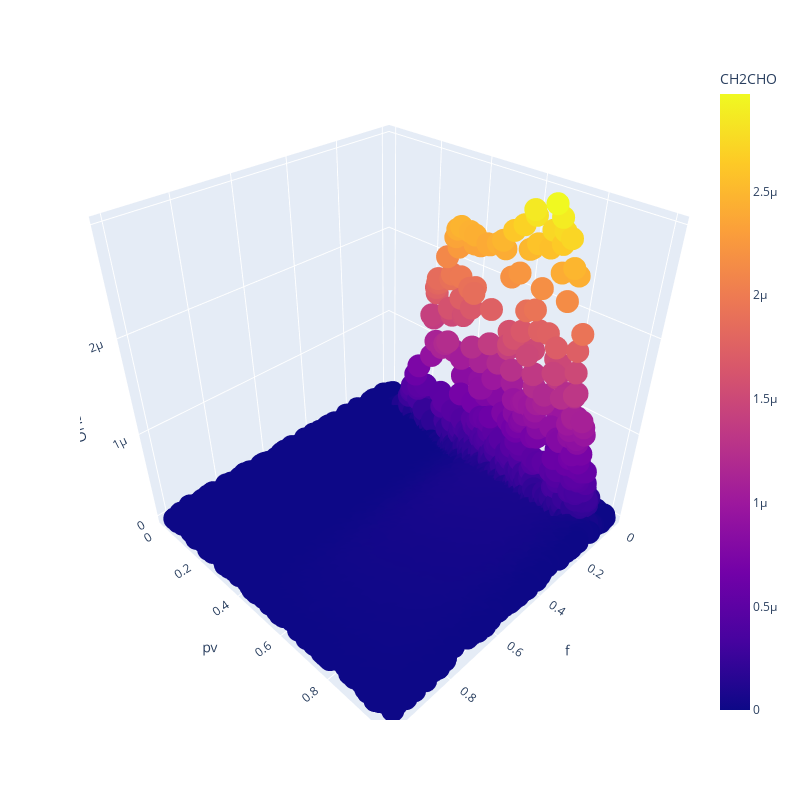
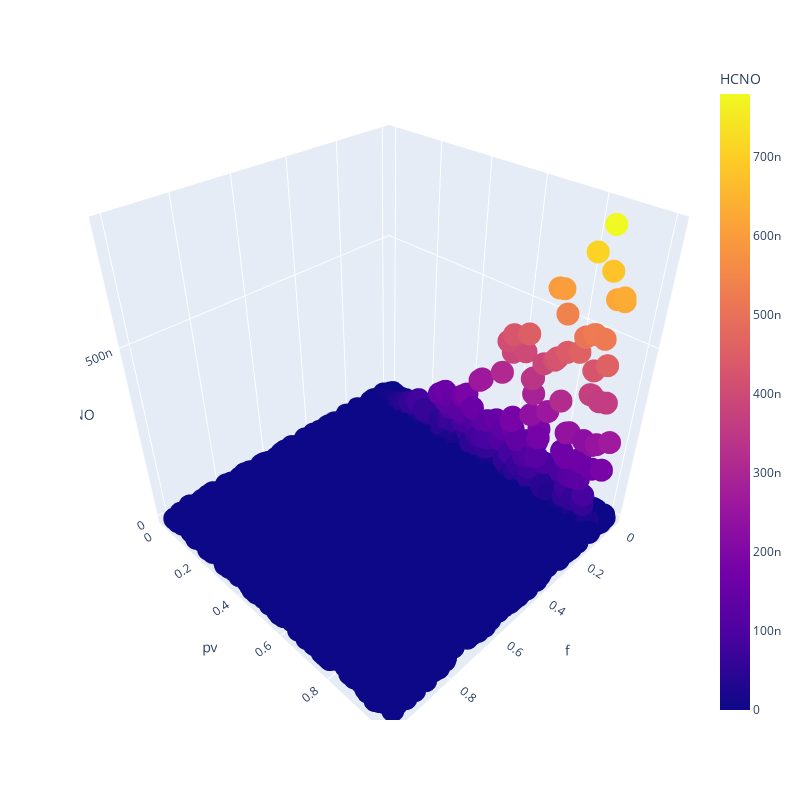
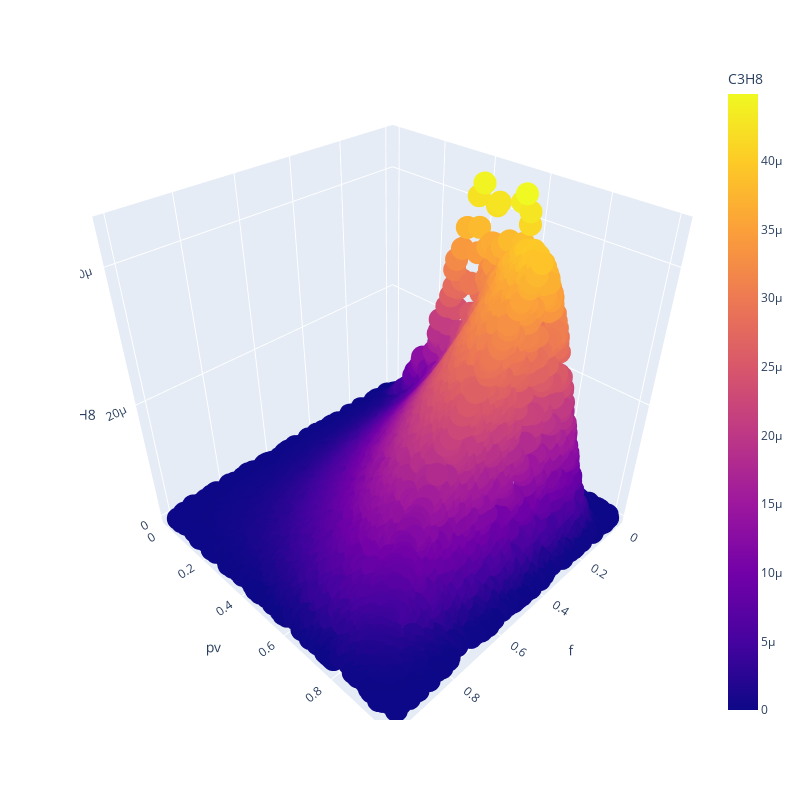

Notebook source saved alongside these figures, in order:
### Code cell
import random

import matplotlib.pyplot as plt
import plotly.express as px

from utils.data_reader import read_h5_data

input_features = ["f", "zeta", "pv"]

with open("GRI_species_order", "r") as f:
    labels = [a.rstrip() for a in f.readlines()]

# append other fields: heatrelease,  T, PVs
# labels.append('heatRelease')
labels.append("T")
labels.append("PVs")

#%%

x, y, df, in_scaler, out_scaler = read_h5_data(
    "./data/tables_of_fgm.h5",
    input_features=input_features,
    labels=labels,
    i_scaler="no",
    o_scaler="cbrt_std",
)


# %%
zetaLevel = list(set(df.zeta))
df_sample = df[df.zeta == zetaLevel[0]].sample(n=5_000)

sp = "T"
px.scatter_3d(
    data_frame=df_sample, x="f", y="pv", z=sp, color=sp, width=800, height=800
)

# %%
for sp in random.choices(labels, k=3):
    # for sp in ['T']:
    print(sp)
    px.scatter_3d(
        data_frame=df_sample, x="f", y="pv", z=sp, color=sp, width=800, height=800
    ).show()

# %%

### Figure 1 — Plotly figure (JSON) as saved in the notebook; plotly's stock layout.template omitted (floating-point values rounded to 4 significant figures; data arrays with more than 128 entries replaced by an {"elided": "..."} marker saying what was removed)
{"data": [{"hovertemplate": "f=%{x}<br>pv=%{y}<br>CH2CHO=%{marker.color}<extra></extra>", "legendgroup": "", "marker": {"color": {"elided": "5000 float values"}, "coloraxis": "coloraxis", "symbol": "circle"}, "mode": "markers", "name": "", "scene": "scene", "showlegend": false, "type": "scatter3d", "x": {"elided": "5000 float values"}, "y": {"elided": "5000 float values"}, "z": {"elided": "5000 float values"}}], "layout": {"coloraxis": {"colorbar": {"title": {"text": "CH2CHO"}}, "colorscale": [[0, "#0d0887"], [0.1111, "#46039f"], [0.2222, "#7201a8"], [0.3333, "#9c179e"], [0.4444, "#bd3786"], [0.5556, "#d8576b"], [0.6667, "#ed7953"], [0.7778, "#fb9f3a"], [0.8889, "#fdca26"], [1, "#f0f921"]]}, "height": 800, "legend": {"tracegroupgap": 0}, "margin": {"t": 60}, "scene": {"domain": {"x": [0, 1], "y": [0, 1]}, "xaxis": {"title": {"text": "f"}}, "yaxis": {"title": {"text": "pv"}}, "zaxis": {"title": {"text": "CH2CHO"}}}, "width": 800}}

### Figure 2 — Plotly figure (JSON) as saved in the notebook; plotly's stock layout.template omitted (floating-point values rounded to 4 significant figures; data arrays with more than 128 entries replaced by an {"elided": "..."} marker saying what was removed)
{"data": [{"hovertemplate": "f=%{x}<br>pv=%{y}<br>HCNO=%{marker.color}<extra></extra>", "legendgroup": "", "marker": {"color": {"elided": "5000 float values"}, "coloraxis": "coloraxis", "symbol": "circle"}, "mode": "markers", "name": "", "scene": "scene", "showlegend": false, "type": "scatter3d", "x": {"elided": "5000 float values"}, "y": {"elided": "5000 float values"}, "z": {"elided": "5000 float values"}}], "layout": {"coloraxis": {"colorbar": {"title": {"text": "HCNO"}}, "colorscale": [[0, "#0d0887"], [0.1111, "#46039f"], [0.2222, "#7201a8"], [0.3333, "#9c179e"], [0.4444, "#bd3786"], [0.5556, "#d8576b"], [0.6667, "#ed7953"], [0.7778, "#fb9f3a"], [0.8889, "#fdca26"], [1, "#f0f921"]]}, "height": 800, "legend": {"tracegroupgap": 0}, "margin": {"t": 60}, "scene": {"domain": {"x": [0, 1], "y": [0, 1]}, "xaxis": {"title": {"text": "f"}}, "yaxis": {"title": {"text": "pv"}}, "zaxis": {"title": {"text": "HCNO"}}}, "width": 800}}

### Figure 3 — Plotly figure (JSON) as saved in the notebook; plotly's stock layout.template omitted (floating-point values rounded to 4 significant figures; data arrays with more than 128 entries replaced by an {"elided": "..."} marker saying what was removed)
{"data": [{"hovertemplate": "f=%{x}<br>pv=%{y}<br>C3H8=%{marker.color}<extra></extra>", "legendgroup": "", "marker": {"color": {"elided": "5000 float values"}, "coloraxis": "coloraxis", "symbol": "circle"}, "mode": "markers", "name": "", "scene": "scene", "showlegend": false, "type": "scatter3d", "x": {"elided": "5000 float values"}, "y": {"elided": "5000 float values"}, "z": {"elided": "5000 float values"}}], "layout": {"coloraxis": {"colorbar": {"title": {"text": "C3H8"}}, "colorscale": [[0, "#0d0887"], [0.1111, "#46039f"], [0.2222, "#7201a8"], [0.3333, "#9c179e"], [0.4444, "#bd3786"], [0.5556, "#d8576b"], [0.6667, "#ed7953"], [0.7778, "#fb9f3a"], [0.8889, "#fdca26"], [1, "#f0f921"]]}, "height": 800, "legend": {"tracegroupgap": 0}, "margin": {"t": 60}, "scene": {"domain": {"x": [0, 1], "y": [0, 1]}, "xaxis": {"title": {"text": "f"}}, "yaxis": {"title": {"text": "pv"}}, "zaxis": {"title": {"text": "C3H8"}}}, "width": 800}}
